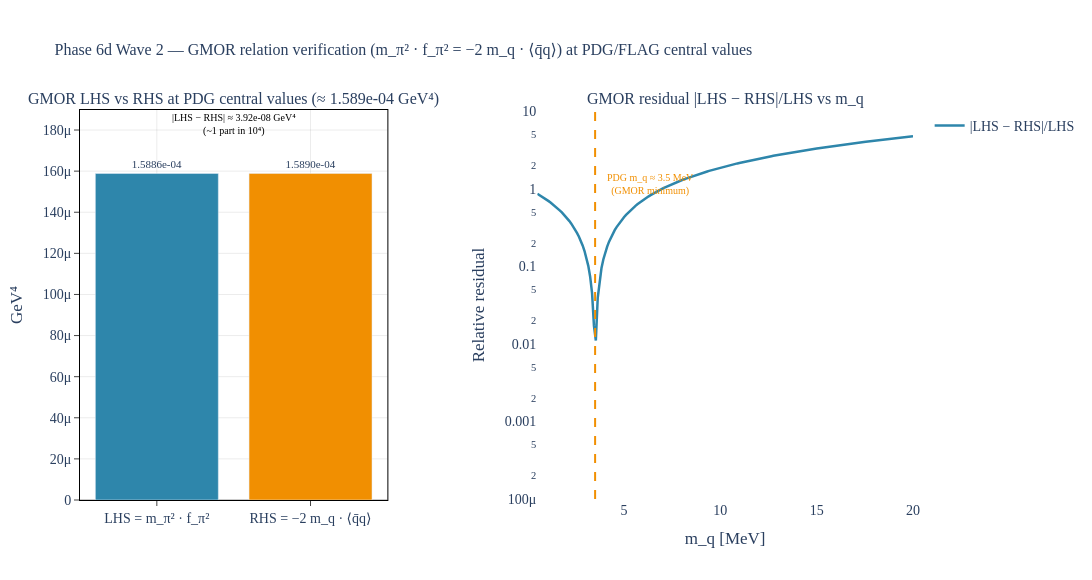

The notebook cell this image was saved under:
### Markdown cell above
## 5. Visualization

**Left panel.** Two bars representing GMOR LHS and RHS at PDG/FLAG central values, both at $\approx 1.589 \times 10^{-4}$ GeV⁴ — visually indistinguishable. The annotation reports $|{\rm LHS} - {\rm RHS}| \approx 4 \times 10^{-8}$ GeV⁴.

**Right panel.** The relative residual $|{\rm LHS} - {\rm RHS}(m_q)| / {\rm LHS}$ as $m_q$ is swept on a log scale, with PDG $m_q = 3.5$ MeV marked by a vertical line. The residual is small only at the PDG point — the GMOR identity *requires* the PDG quark mass.

### Code cell
# viz-ref: fig_gmor_relation_verification
fig_gmor_relation_verification().show()

### Figure 1 — Plotly figure (JSON) as saved in the notebook; plotly's stock layout.template omitted (floating-point values rounded to 4 significant figures; data arrays with more than 128 entries replaced by an {"elided": "..."} marker saying what was removed)
{"data": [{"hovertemplate": "<b>%{x}</b><br>%{y:.6e} GeV⁴<extra></extra>", "marker": {"color": ["#2E86AB", "#F18F01"]}, "showlegend": false, "text": ["1.5886e-04", "1.5890e-04"], "textfont": {"size": 11}, "textposition": "outside", "type": "bar", "x": ["LHS = m_π² · f_π²", "RHS = −2 m_q · ⟨q̄q⟩"], "xaxis": "x", "y": [0.0001589, 0.0001589], "yaxis": "y"}, {"line": {"color": "#2E86AB", "width": 2.5}, "mode": "lines", "name": "|LHS − RHS|/LHS", "type": "scatter", "x": {"elided": "200 float values"}, "xaxis": "x2", "y": {"elided": "200 float values"}, "yaxis": "y2"}], "layout": {"annotations": [{"font": {"size": 16}, "showarrow": false, "text": "GMOR LHS vs RHS at PDG central values (≈ 1.589e-04 GeV⁴)", "x": 0.1845, "xanchor": "center", "xref": "paper", "y": 1, "yanchor": "bottom", "yref": "paper"}, {"font": {"size": 16}, "showarrow": false, "text": "GMOR residual |LHS − RHS|/LHS vs m_q", "x": 0.7745, "xanchor": "center", "xref": "paper", "y": 1, "yanchor": "bottom", "yref": "paper"}, {"font": {"color": "#000000", "size": 10}, "showarrow": false, "text": "|LHS − RHS| ≈ 3.92e-08 GeV⁴<br>(~1 part in 10⁴)", "x": 0.5, "xref": "x", "y": 0.0001827, "yref": "y"}, {"font": {"color": "#F18F01", "size": 10}, "showarrow": false, "text": "PDG m_q ≈ 3.5 MeV<br>(GMOR minimum)", "x": 4, "xanchor": "left", "xref": "x2", "y": 0.05, "yref": "y2"}], "font": {"family": "CMU Serif, Computer Modern, Times New Roman, serif", "size": 14}, "height": 580, "margin": {"b": 80, "t": 110}, "paper_bgcolor": "white", "plot_bgcolor": "white", "shapes": [{"line": {"color": "#F18F01", "dash": "dash", "width": 2}, "type": "line", "x0": 3.5, "x1": 3.5, "xref": "x2", "y0": 0.0001, "y1": 10, "yref": "y2"}], "title": {"font": {"family": "CMU Serif, Computer Modern, Times New Roman, serif", "size": 16}, "text": "Phase 6d Wave 2 — GMOR relation verification (m_π² · f_π² = −2 m_q · ⟨q̄q⟩) at PDG/FLAG central values"}, "width": 1300, "xaxis": {"anchor": "y", "domain": [0, 0.369], "gridcolor": "rgba(0,0,0,0.08)", "linecolor": "black", "linewidth": 1, "mirror": true, "showgrid": true, "showline": true, "ticks": "outside", "zeroline": true, "zerolinecolor": "rgba(0,0,0,0.2)"}, "xaxis2": {"anchor": "y2", "domain": [0.549, 1], "title": {"text": "m_q [MeV]"}}, "yaxis": {"anchor": "x", "domain": [0, 1], "gridcolor": "rgba(0,0,0,0.08)", "linecolor": "black", "linewidth": 1, "mirror": true, "showgrid": true, "showline": true, "ticks": "outside", "title": {"text": "GeV⁴"}, "zeroline": true, "zerolinecolor": "rgba(0,0,0,0.2)"}, "yaxis2": {"anchor": "x2", "domain": [0, 1], "title": {"text": "Relative residual"}, "type": "log"}}}
